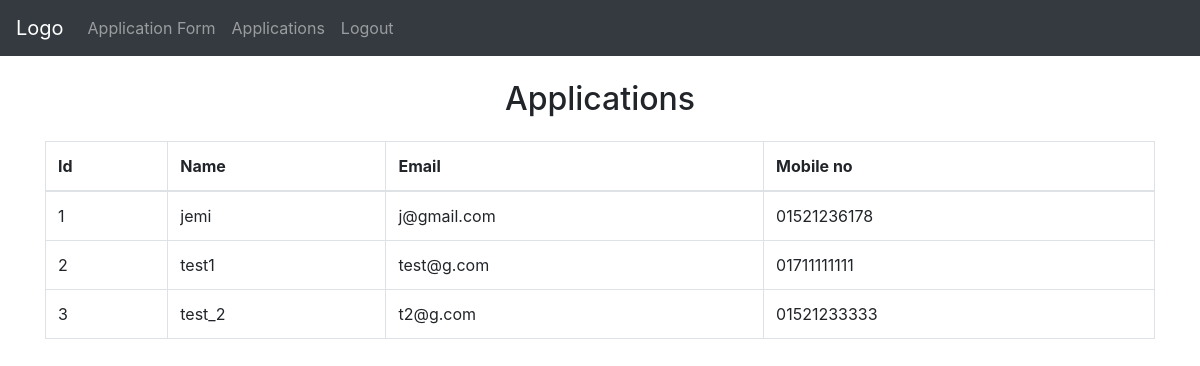
The app's page /user (signed in), older data.
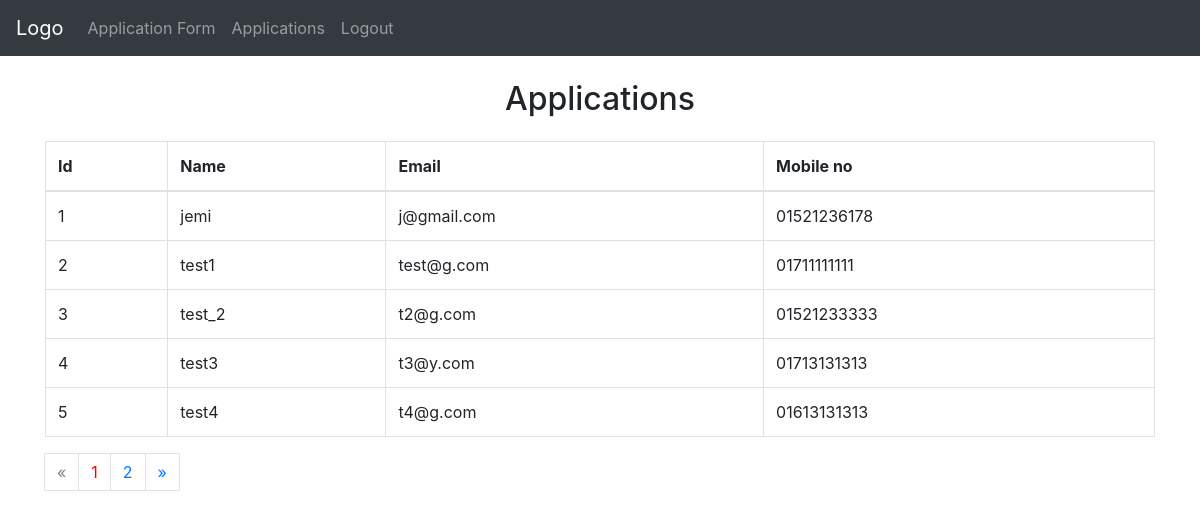
The same page, newer data.
### kludioUsers_app/models.py (models this page shows)
class users(models.Model):
    name = models.CharField(max_length=200, default='')
    email = models.EmailField(unique=True)
    phone_regex = RegexValidator(regex=r'^(?:\+?88)?01[1-9]\d{8}$',
                                 message="Invalid Mobile No.")
    mobile_no = models.CharField(validators=[phone_regex], max_length=15, unique=True)  # validators should be a list

### kludioUsers_app/views.py (the view)
# urls.py: path('user', views.user, name='user'),
@login_required
def user(request):
    user_list= users.objects.all()
    page = request.GET.get('page', 1)
    paginator = Paginator(user_list, 5)
    try:
        user = paginator.page(page)
    except PageNotAnInteger:
        user = paginator.page(1)
    except EmptyPage:
        user = paginator.page(paginator.num_pages)
    return render(request, 'users.html',{'users': user})

### templates/users.html
{% extends 'navbar.html' %}
{% block content %}
<h2 align="center" style="margin-bottom:2%;">Applications</h2>
<table class="table table-bordered">
  <thead>
    <tr>
      <th>Id</th>
      <th>Name</th>
      <th>Email</th>
      <th>Mobile no</th>
    </tr>
  </thead>
  <tbody>
    {% for user in users %}
      <tr>
        <td>{{ user.id }}</td>
        <td>{{ user.name }}</td>
        <td>{{ user.email }}</td>
        <td>{{ user.mobile_no }}</td>
      </tr>
    {% endfor %}
  </tbody>
</table>
{% if users.has_other_pages %}
  <ul class="pagination">
    {% if users.has_previous %}
      <li><a class="page-link" href="?page={{ users.previous_page_number }}">&laquo;</a></li>
    {% else %}
      <li class="disabled page-link" style="color:gray;"><span>&laquo;</span></li>
    {% endif %}
    {% for i in users.paginator.page_range %}
      {% if users.number == i %}
        <li class="active page-link" style="color:red;"><span>{{ i }} <span class="sr-only">(current)</span></span></li>
      {% else %}
        <li><a class="page-link" href="?page={{ i }}">{{ i }}</a></li>
      {% endif %}
    {% endfor %}
    {% if users.has_next %}
      <li><a class="page-link" href="?page={{ users.next_page_number }}">&raquo;</a></li>
    {% else %}
      <li class="disabled page-link" style="color:gray;"><span>&raquo;</span></li>
    {% endif %}
  </ul>
{% endif %}
{% endblock %}

Row changes from the older to the newer data that the page shows:
added users: id "4", name "test3", email "t3@y.com", mobile_no "01713131313"
added users: id "5", name "test4", email "t4@g.com", mobile_no "01613131313"
Text that changed along with them:
new list line: "1"
new list line: "2"
